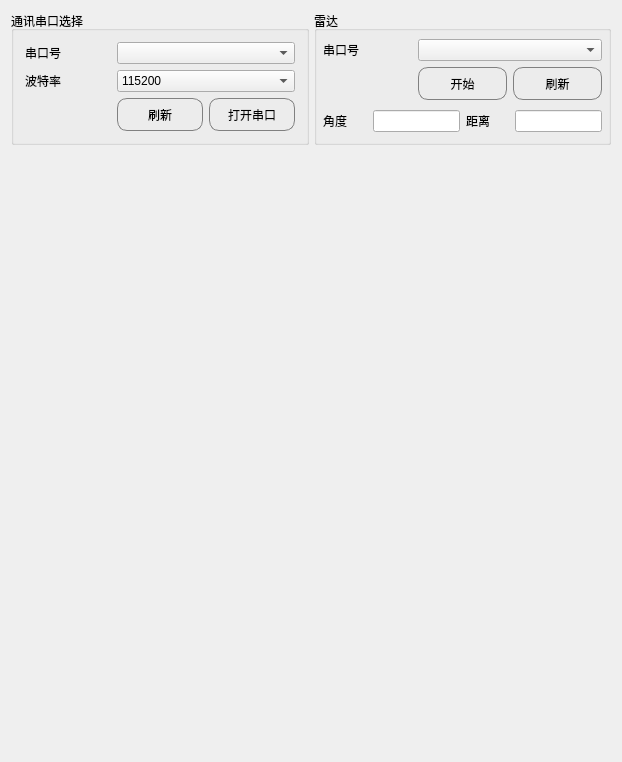
<?xml version="1.0" encoding="UTF-8"?>
<ui version="4.0">
 <class>rplidar_a1_guiClass</class>
 <widget class="QMainWindow" name="rplidar_a1_guiClass">
  <property name="geometry">
   <rect>
    <x>0</x>
    <y>0</y>
    <width>612</width>
    <height>746</height>
   </rect>
  </property>
  <property name="windowTitle">
   <string>rplidar_a1_gui</string>
  </property>
  <widget class="QWidget" name="centralWidget">
   <layout class="QVBoxLayout" name="verticalLayout" stretch="1,4">
    <item>
     <layout class="QHBoxLayout" name="horizontalLayout" stretch="3,3">
      <property name="spacing">
       <number>5</number>
      </property>
      <property name="sizeConstraint">
       <enum>QLayout::SetNoConstraint</enum>
      </property>
      <item>
       <widget class="QGroupBox" name="groupBox">
        <property name="sizePolicy">
         <sizepolicy hsizetype="Preferred" vsizetype="Preferred">
          <horstretch>0</horstretch>
          <verstretch>0</verstretch>
         </sizepolicy>
        </property>
        <property name="styleSheet">
         <string notr="true"/>
        </property>
        <property name="title">
         <string>通讯串口选择</string>
        </property>
        <layout class="QGridLayout" name="gridLayout_5">
         <item row="1" column="0">
          <widget class="QLabel" name="label_29">
           <property name="text">
            <string>波特率</string>
           </property>
          </widget>
         </item>
         <item row="0" column="0">
          <widget class="QLabel" name="label_30">
           <property name="maximumSize">
            <size>
             <width>90</width>
             <height>16777215</height>
            </size>
           </property>
           <property name="text">
            <string>串口号</string>
           </property>
          </widget>
         </item>
         <item row="1" column="1" colspan="2">
          <widget class="QComboBox" name="comboBox_baud">
           <property name="sizeAdjustPolicy">
            <enum>QComboBox::AdjustToMinimumContentsLength</enum>
           </property>
           <item>
            <property name="text">
             <string>115200</string>
            </property>
           </item>
           <item>
            <property name="text">
             <string>9600</string>
            </property>
           </item>
           <item>
            <property name="text">
             <string>38400</string>
            </property>
           </item>
          </widget>
         </item>
         <item row="0" column="1" colspan="2">
          <widget class="QComboBox" name="comboBox_com">
           <property name="sizeAdjustPolicy">
            <enum>QComboBox::AdjustToMinimumContentsLength</enum>
           </property>
          </widget>
         </item>
         <item row="2" column="2">
          <widget class="QPushButton" name="pushButton_uart_sw">
           <property name="minimumSize">
            <size>
             <width>0</width>
             <height>33</height>
            </size>
           </property>
           <property name="styleSheet">
            <string notr="true">border:1px solid gray;
        border-radius:10px;
        padding:2px 4px;</string>
           </property>
           <property name="text">
            <string>打开串口</string>
           </property>
          </widget>
         </item>
         <item row="2" column="1">
          <widget class="QPushButton" name="pushButton_uart_rfresh">
           <property name="sizePolicy">
            <sizepolicy hsizetype="Minimum" vsizetype="Fixed">
             <horstretch>0</horstretch>
             <verstretch>0</verstretch>
            </sizepolicy>
           </property>
           <property name="minimumSize">
            <size>
             <width>0</width>
             <height>33</height>
            </size>
           </property>
           <property name="baseSize">
            <size>
             <width>0</width>
             <height>0</height>
            </size>
           </property>
           <property name="layoutDirection">
            <enum>Qt::LeftToRight</enum>
           </property>
           <property name="styleSheet">
            <string notr="true">border:1px solid gray;
        border-radius:10px;
        padding:2px 4px;</string>
           </property>
           <property name="text">
            <string>刷新</string>
           </property>
           <property name="iconSize">
            <size>
             <width>12</width>
             <height>12</height>
            </size>
           </property>
           <property name="checkable">
            <bool>true</bool>
           </property>
           <property name="checked">
            <bool>false</bool>
           </property>
           <property name="autoExclusive">
            <bool>false</bool>
           </property>
          </widget>
         </item>
        </layout>
       </widget>
      </item>
      <item>
       <widget class="QGroupBox" name="groupBox_2">
        <property name="title">
         <string>雷达</string>
        </property>
        <layout class="QVBoxLayout" name="verticalLayout_2" stretch="1,2">
         <property name="leftMargin">
          <number>6</number>
         </property>
         <property name="topMargin">
          <number>4</number>
         </property>
         <property name="rightMargin">
          <number>6</number>
         </property>
         <property name="bottomMargin">
          <number>4</number>
         </property>
         <item>
          <layout class="QGridLayout" name="gridLayout">
           <item row="0" column="0">
            <widget class="QLabel" name="label_33">
             <property name="maximumSize">
              <size>
               <width>90</width>
               <height>16777215</height>
              </size>
             </property>
             <property name="text">
              <string>串口号</string>
             </property>
            </widget>
           </item>
           <item row="1" column="1">
            <widget class="QPushButton" name="pushButton_lidar_sw">
             <property name="sizePolicy">
              <sizepolicy hsizetype="Minimum" vsizetype="Fixed">
               <horstretch>0</horstretch>
               <verstretch>0</verstretch>
              </sizepolicy>
             </property>
             <property name="minimumSize">
              <size>
               <width>0</width>
               <height>33</height>
              </size>
             </property>
             <property name="baseSize">
              <size>
               <width>0</width>
               <height>0</height>
              </size>
             </property>
             <property name="layoutDirection">
              <enum>Qt::LeftToRight</enum>
             </property>
             <property name="styleSheet">
              <string notr="true">border:1px solid gray;
        border-radius:10px;
        padding:2px 4px;</string>
             </property>
             <property name="text">
              <string>开始</string>
             </property>
             <property name="iconSize">
              <size>
               <width>12</width>
               <height>12</height>
              </size>
             </property>
             <property name="checkable">
              <bool>true</bool>
             </property>
             <property name="checked">
              <bool>false</bool>
             </property>
             <property name="autoExclusive">
              <bool>false</bool>
             </property>
            </widget>
           </item>
           <item row="1" column="2">
            <widget class="QPushButton" name="pushButton_lidar_rfresh">
             <property name="sizePolicy">
              <sizepolicy hsizetype="Minimum" vsizetype="Fixed">
               <horstretch>0</horstretch>
               <verstretch>0</verstretch>
              </sizepolicy>
             </property>
             <property name="minimumSize">
              <size>
               <width>0</width>
               <height>33</height>
              </size>
             </property>
             <property name="baseSize">
              <size>
               <width>0</width>
               <height>0</height>
              </size>
             </property>
             <property name="layoutDirection">
              <enum>Qt::LeftToRight</enum>
             </property>
             <property name="styleSheet">
              <string notr="true">border:1px solid gray;
        border-radius:10px;
        padding:2px 4px;</string>
             </property>
             <property name="text">
              <string>刷新</string>
             </property>
             <property name="iconSize">
              <size>
               <width>12</width>
               <height>12</height>
              </size>
             </property>
             <property name="checkable">
              <bool>true</bool>
             </property>
             <property name="checked">
              <bool>false</bool>
             </property>
             <property name="autoExclusive">
              <bool>false</bool>
             </property>
            </widget>
           </item>
           <item row="0" column="1" colspan="2">
            <widget class="QComboBox" name="comboBox_com_2">
             <property name="sizeAdjustPolicy">
              <enum>QComboBox::AdjustToMinimumContentsLength</enum>
             </property>
            </widget>
           </item>
          </layout>
         </item>
         <item>
          <layout class="QHBoxLayout" name="horizontalLayout_2" stretch="1,2,1,2">
           <item>
            <widget class="QLabel" name="label_32">
             <property name="minimumSize">
              <size>
               <width>0</width>
               <height>0</height>
              </size>
             </property>
             <property name="font">
              <font>
               <pointsize>9</pointsize>
              </font>
             </property>
             <property name="text">
              <string>角度</string>
             </property>
            </widget>
           </item>
           <item>
            <widget class="QLineEdit" name="lineEdit_d"/>
           </item>
           <item>
            <widget class="QLabel" name="label_31">
             <property name="minimumSize">
              <size>
               <width>0</width>
               <height>0</height>
              </size>
             </property>
             <property name="maximumSize">
              <size>
               <width>90</width>
               <height>16777215</height>
              </size>
             </property>
             <property name="font">
              <font>
               <pointsize>9</pointsize>
              </font>
             </property>
             <property name="text">
              <string>距离</string>
             </property>
            </widget>
           </item>
           <item>
            <widget class="QLineEdit" name="lineEdit_a"/>
           </item>
          </layout>
         </item>
        </layout>
       </widget>
      </item>
     </layout>
    </item>
    <item>
     <widget class="RplidarWidget" name="widget" native="true">
      <property name="minimumSize">
       <size>
        <width>600</width>
        <height>600</height>
       </size>
      </property>
      <property name="autoFillBackground">
       <bool>false</bool>
      </property>
     </widget>
    </item>
   </layout>
  </widget>
 </widget>
 <layoutdefault spacing="6" margin="11"/>
 <customwidgets>
  <customwidget>
   <class>RplidarWidget</class>
   <extends>QWidget</extends>
   <header location="global">rplidar_widget.h</header>
   <container>1</container>
   <slots>
    <slot>startScan()</slot>
   </slots>
  </customwidget>
 </customwidgets>
 <resources>
  <include location="rplidar_a1_gui.qrc"/>
 </resources>
 <connections/>
</ui>
